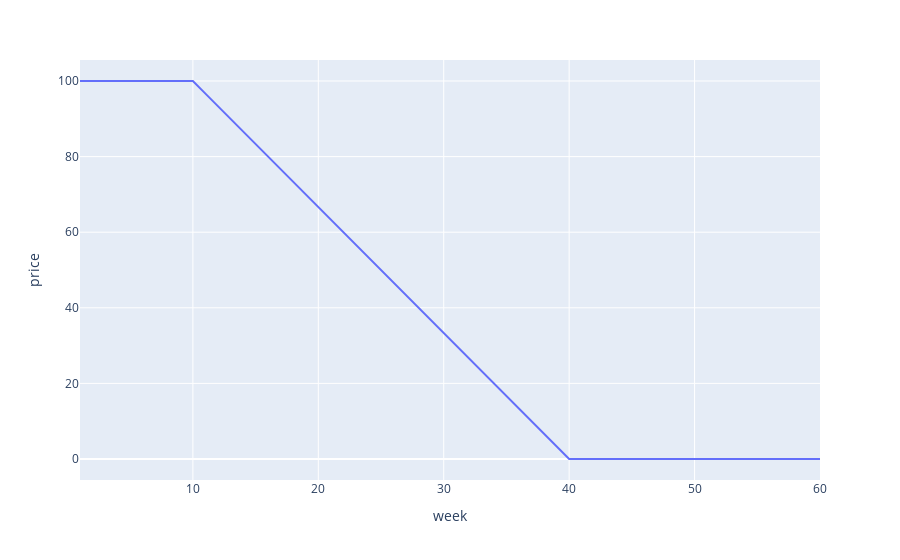

The cell this chart's notebook holds for it:
### Code cell
token_freeze_thaw()

### Figure 1 — Plotly figure (JSON) as saved in the notebook; plotly's stock layout.template omitted (floating-point values rounded to 4 significant figures)
{"data": [{"hovertemplate": "week=%{x}<br>price=%{y}<extra></extra>", "legendgroup": "", "line": {"color": "#636efa", "dash": "solid"}, "mode": "lines", "name": "", "orientation": "v", "showlegend": false, "type": "scatter", "x": [1, 2, 3, 4, 5, 6, 7, 8, 9, 10, 11, 12, 13, 14, 15, 16, 17, 18, 19, 20, 21, 22, 23, 24, 25, 26, 27, 28, 29, 30, 31, 32, 33, 34, 35, 36, 37, 38, 39, 40, 41, 42, 43, 44, 45, 46, 47, 48, 49, 50, 51, 52, 53, 54, 55, 56, 57, 58, 59, 60], "xaxis": "x", "y": [100, 100, 100, 100, 100, 100, 100, 100, 100, 100, 96.67, 93.33, 90, 86.67, 83.33, 80, 76.67, 73.33, 70, 66.67, 63.33, 60, 56.67, 53.33, 50, 46.67, 43.33, 40, 36.67, 33.33, 30, 26.67, 23.33, 20, 16.67, 13.33, 10, 6.667, 3.333, 0, 0, 0, 0, 0, 0, 0, 0, 0, 0, 0, 0, 0, 0, 0, 0, 0, 0, 0, 0, 0], "yaxis": "y"}], "layout": {"autosize": true, "legend": {"tracegroupgap": 0}, "margin": {"t": 60}, "xaxis": {"anchor": "y", "autorange": true, "domain": [0, 1], "range": [1, 60], "title": {"text": "week"}, "type": "linear"}, "yaxis": {"anchor": "x", "autorange": true, "domain": [0, 1], "range": [-5.556, 105.6], "title": {"text": "price"}, "type": "linear"}}}
